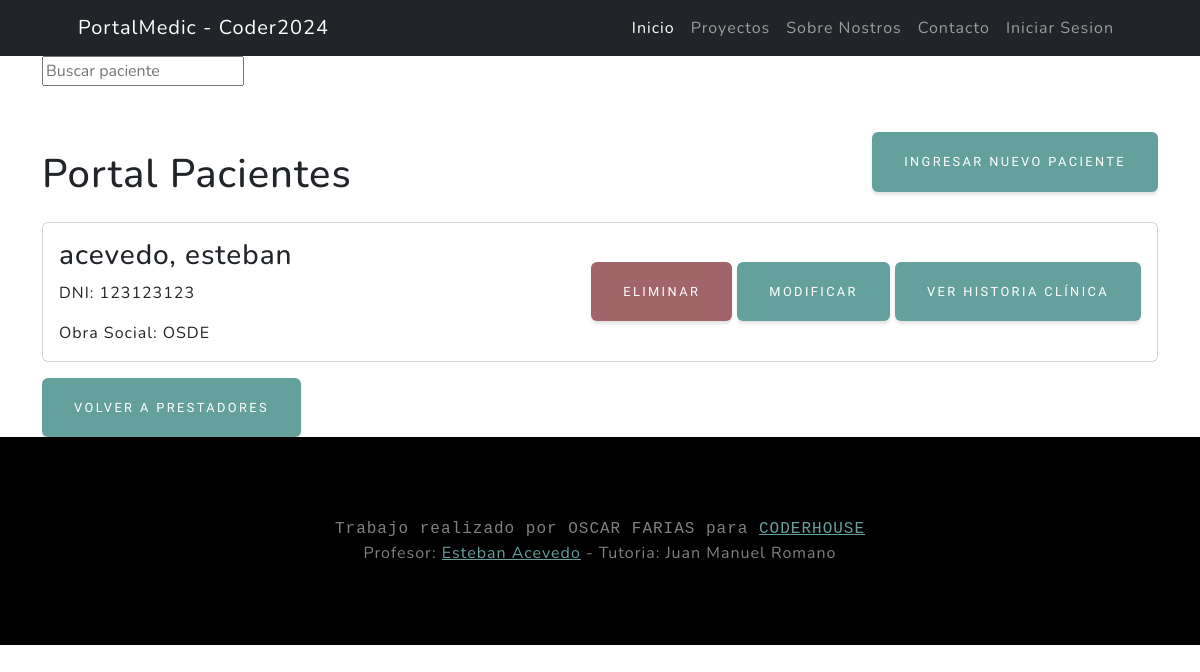
The app's page /pacientes/pacientes/list, older data.
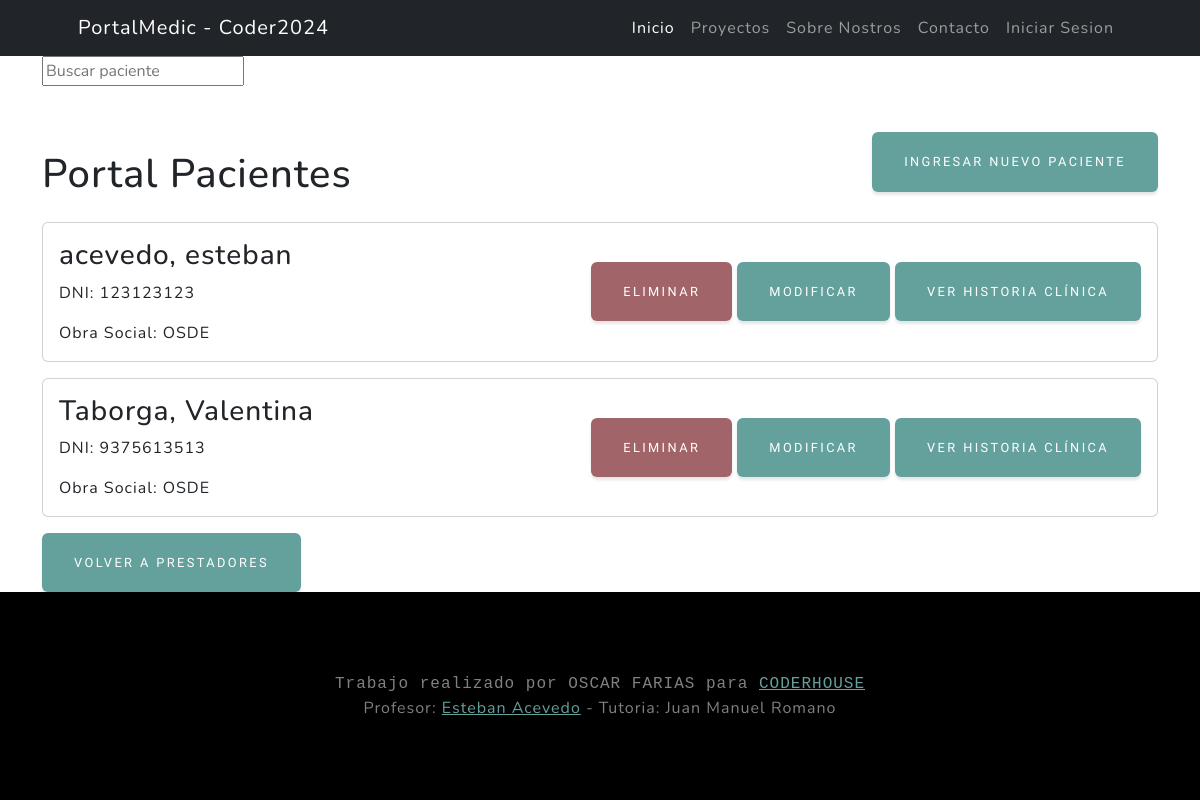
The same page, newer data.
### pacientes/models.py (models this page shows, shortened)
class Paciente(models.Model):
    nombre = models.CharField(max_length=50, null = False)
    apellido = models.CharField(max_length=50, null = False)
    DNI = models.IntegerField(unique=True, null=False)
    telefono = models.IntegerField(null=True, blank=True)
    obraSocial = models.ForeignKey(ObraSocial, on_delete=models.SET_NULL, null=True, blank=True, verbose_name = "Socio ID", related_name="paciente_obrasocial")
    numeroAfiliado = models.CharField(max_length=50,null=False, blank=False, verbose_name="Numero de Afiliado")
    historiaClinica = models.CharField(max_length=250, null=True, blank=True)
    medico_tratante = models.ForeignKey("medicos.Medicos", on_delete=models.SET_NULL, null=True, blank=True, related_name="paciente_medicos")
    class Meta:
        verbose_name = "Paciente"
        verbose_name_plural = "Pacientes"

class ObraSocial(models.Model):
    obra_social = models.CharField(max_length=100,unique=True,null=False,blank=False)
    def __str__(self) -> str:
        return self.obra_social
    class Meta:
        verbose_name = "Obra Social"
        verbose_name_plural = "Obras Sociales"

### pacientes/views.py (the view)
# urls.py: path("pacientes/list", pacientes_list,name="pacientes_list" ),
def pacientes_list(request):
    consulta = Paciente.objects.all()
    contexto = {"pacientes":consulta}
    return render(request,"pacientes/pacientes_list.html", contexto)

### pacientes/templates/pacientes/pacientes_list.html (shortened to what this page needs)
{% extends 'core/base.html' %}
{% block content %}
<div class="container">
    <div class="pb-lg-3">
        <form action="{% url 'pacientes:pacientes_list' %}" method="get">
            <input type="text" name="busqueda" placeholder="Buscar paciente">
        </form>
    </div>
    <div class="d-flex justify-content-between align-items-center">
        <h1 class="mt-5 mb-4">Portal Pacientes</h1>
        <a href="{% url 'pacientes:pacientes_create'%}" class="btn btn-primary">Ingresar Nuevo Paciente</a>
    </div>
    {% for paciente in pacientes %}
    <div class="card mb-3">
        <div class="card-body d-flex justify-content-between align-items-center">
            <div>
                <h3 class="card-title">{{paciente.apellido}}, {{ paciente.nombre }}</h3>
                <p class="card-text">DNI: {{ paciente.DNI }}</p>
                <p class="card-text">Obra Social: {{ paciente.obraSocial }}</p>
            </div>
            <div>
                <form method="post" action="{% url 'pacientes:pacientes_confirm_delete' pk=paciente.id%}">
                    <button type="submit" class="btn btn-danger">Eliminar</button>
                <a href="{% url 'pacientes:pacientes_update' pk=paciente.id%}" class="btn btn-primary">Modificar</a>
                <a href="{% url 'pacientes:paciente_hc' pk=paciente.id %}" class="btn btn-primary">Ver Historia Clínica</a>
                </form>
            </div>
        </div>
    </div>
    {% endfor %}
    <a href="{% url 'medicos:medicos_list' %}" class="btn btn-primary">Volver a Prestadores</a>
</div>
{% endblock content %}

### core/templates/core/base.html (shortened to what this page needs)
{% load static %}
<!DOCTYPE html>
<html lang="es">
<head>
    <link href="{% static 'core/css/styles.css' %}" rel="stylesheet" />
</head>
{% block navbar %}
<nav class="navbar navbar-expand-lg navbar-dark bg-dark">
    <div class="container px-5">
        <a class="navbar-brand" href="{% url 'core:index' %}">PortalMedic - Coder2024</a>
        <div class="collapse navbar-collapse" id="navbarSupportedContent">
            <ul class="navbar-nav ms-auto mb-2 mb-lg-0">
                <li class="nav-item"><a class="nav-link active" aria-current="page"
                        href="{% url 'core:index' %}">Inicio</a></li>
                <li class="nav-item"><a class="nav-link" href="#about">Proyectos</a></li>
                <li class="nav-item"><a class="nav-link" href="#projects">Sobre Nostros</a></li>
                <li class="nav-item"><a class="nav-link"
                        href="https://api.whatsapp.com/send/?phone=%2B5493814761261&text&type=phone_number&app_absent=0"
                        target="_blank">Contacto</a></li>
                {% if user.is_authenticated %}
                <form action="{% url 'core:logout' %}" method="POST">
                    {% csrf_token %}
                    <button type="submit" class="nav-link nav-item bg-black ">Cerrar Sesion</button>
                </form>
                <li class="nav-item"><a class="nav-link" href="">|| {{user.username.upper}} ||</a></li>
                {% else %}
                <li class="nav-item"><a class="nav-link" href="{% url 'core:login' %}">Iniciar Sesion</a></li>
                {% endif %}
            </ul>
        </div>
    </div>
</nav>
{% endblock navbar %}
<body>
    {% block content %}
    {% endblock content %}
</body>
{% block footer %}
<footer class="footer mt-auto bg-black big text-center text-white-50">
    <div class="container big px-4 px-lg-5 font-monospace">Trabajo realizado por OSCAR FARIAS para <a
            href="https://www.coderhouse.com/ar/">CODERHOUSE</a></div>
    <div class="container px-4 px-lg-5">Profesor: <a href="https://www.linkedin.com/in/esteban-acevedo-aberastain/?originalSubdomain=ar">Esteban Acevedo</a> - Tutoria: Juan Manuel Romano</div>
</footer>
{% endblock footer %}

Row changes from the older to the newer data that the page shows:
added Paciente: apellido "Taborga", nombre "Valentina", DNI "9375613513", obraSocial "OSDE"
